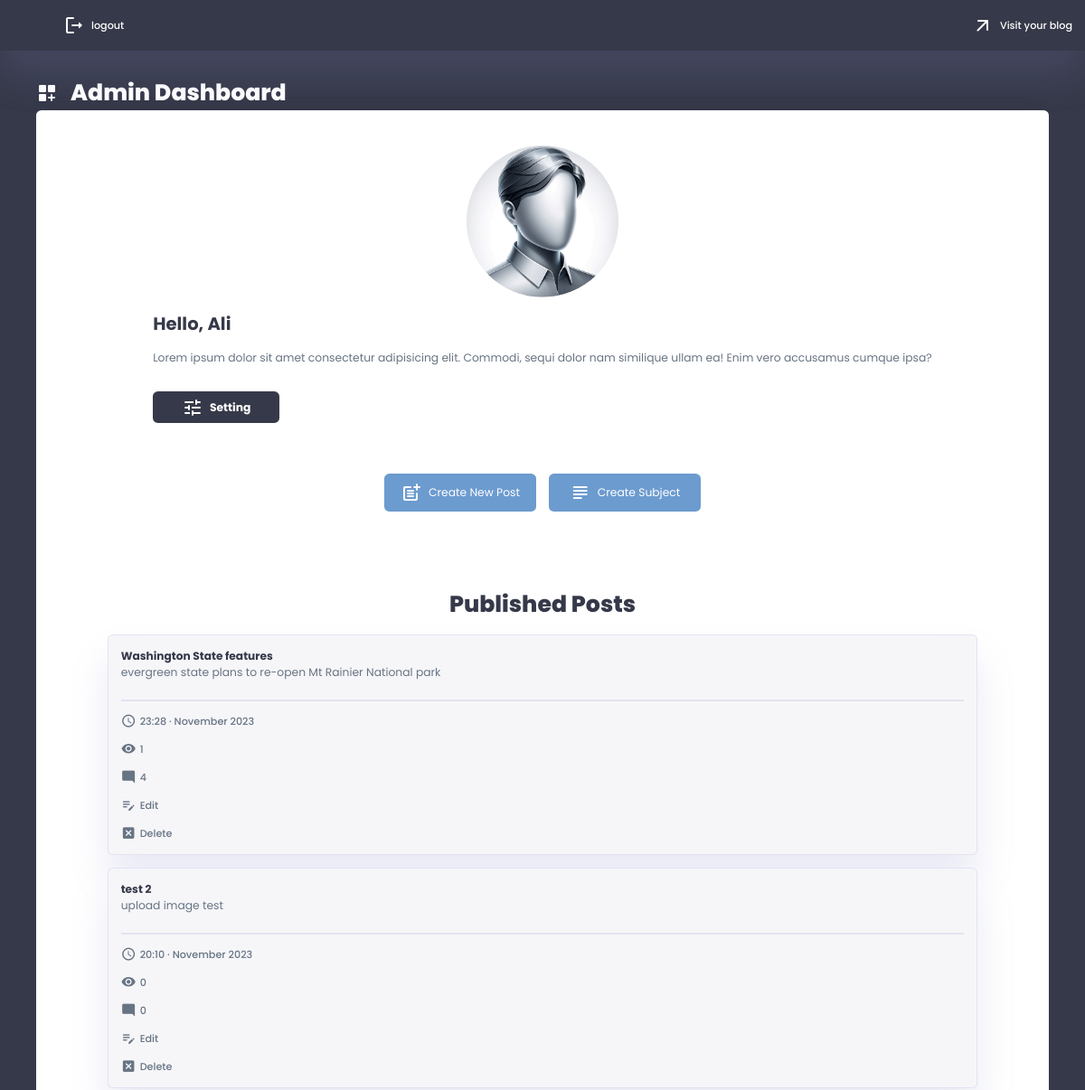
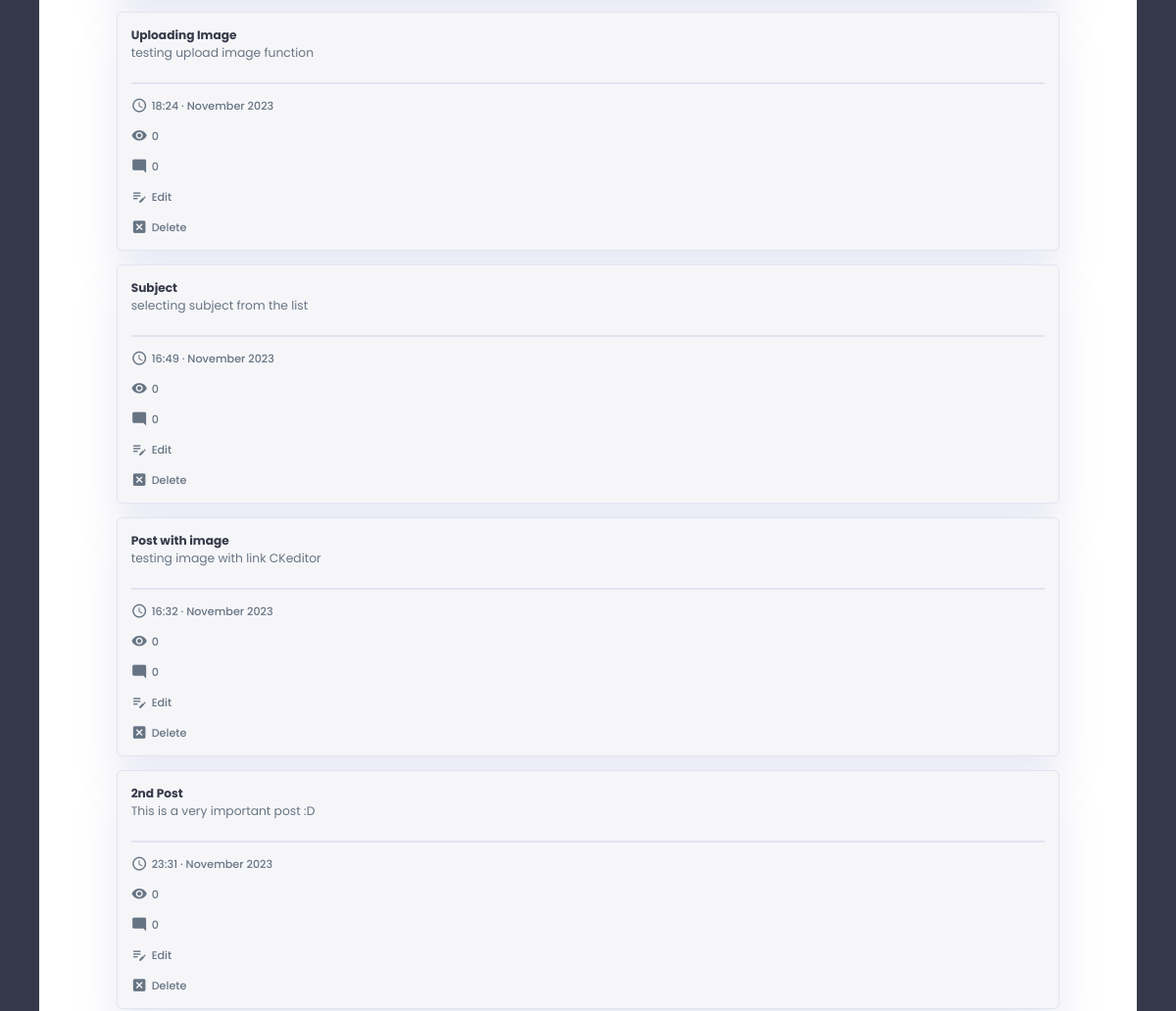
Before: /auth/admin_dashboard (signed in, upper part) with the older database file (2 pictures, top to bottom).
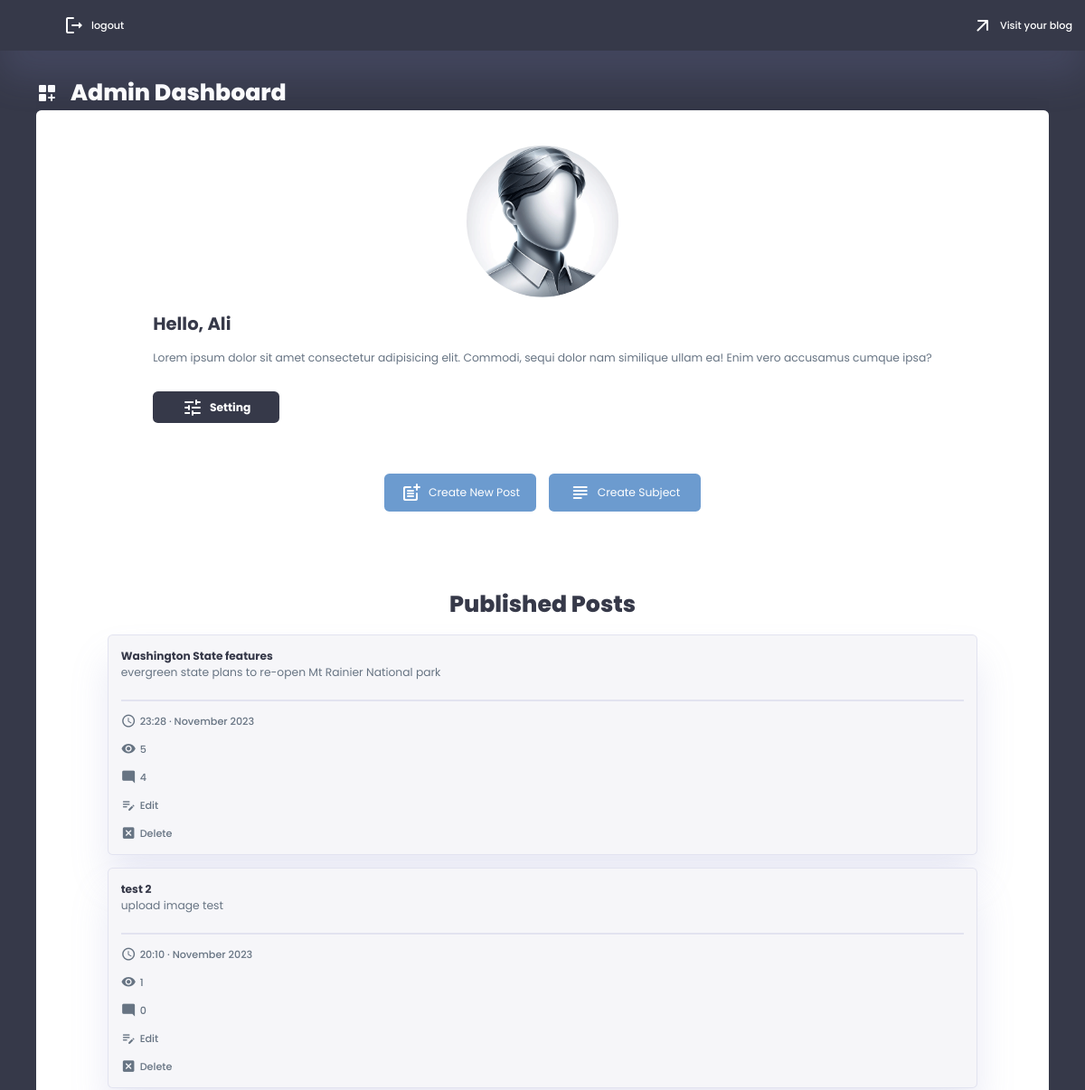
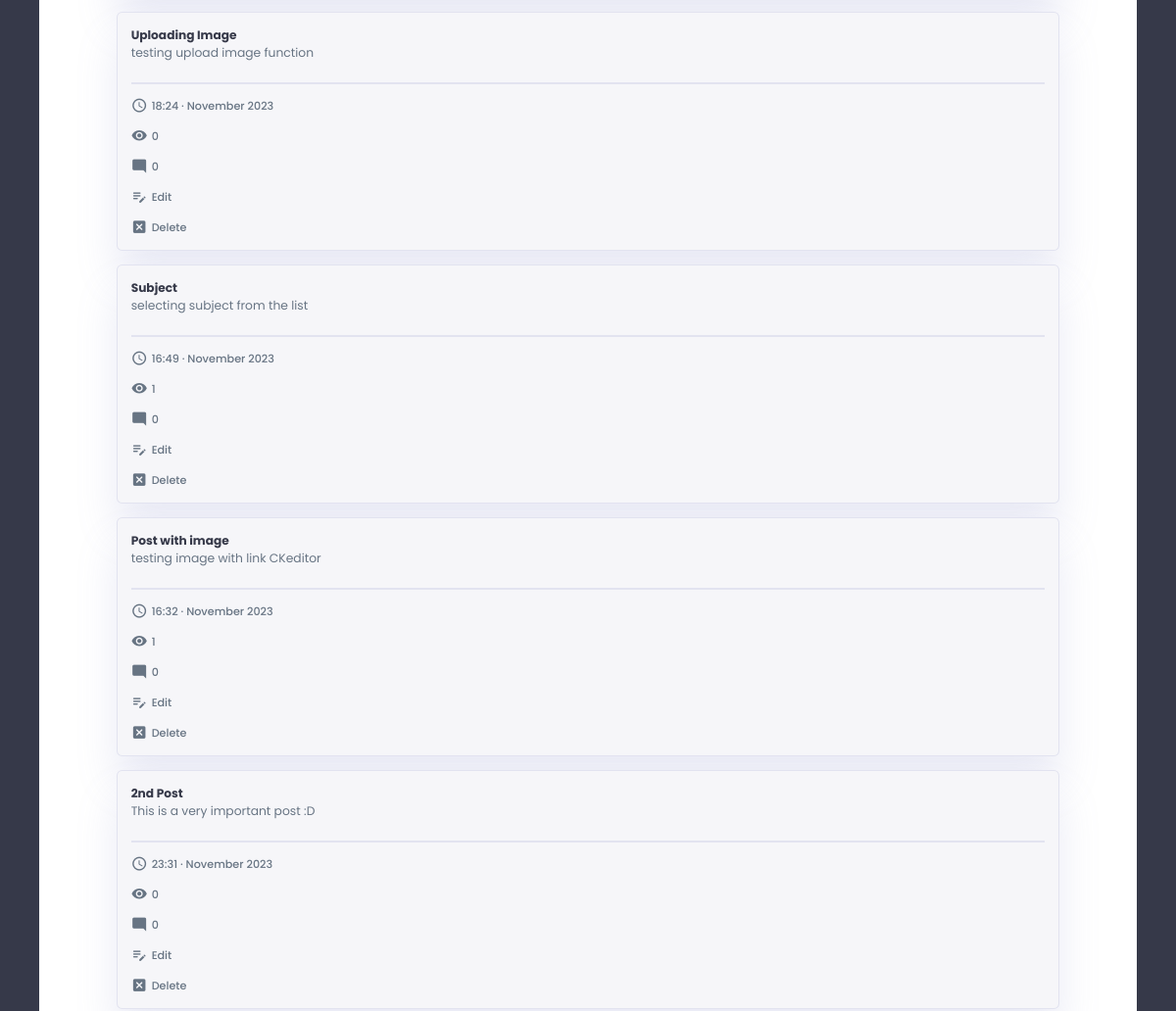
After: the same page with the newer database file (2 pictures, top to bottom).
### app/models/blog.py (models this page shows, shortened)
class Blog(db.Model, UserMixin):
    __tablename__ = 'blog'
    id = db.Column(db.Integer, primary_key=True)
    email = db.Column(db.String(120), unique=True, nullable=False)
    password = db.Column(db.String(80), nullable=False)
    subdomain = db.Column(db.String(100), unique=True, nullable=False)
    blog_title = db.Column(db.String(40), nullable=True)
    blog_subtitle = db.Column(db.String(100), nullable=True)
    blog_about = db.Column(db.Text, nullable=True)
    author = db.Column(db.String(100), nullable=True)
    author_bio = db.Column(db.Text, nullable=True)
    profile_pic = db.Column(db.String(20), nullable=True)
    header_pic = db.Column(db.String(20), nullable=True)
    created_at = db.Column(db.DateTime, nullable=False, default=datetime.utcnow)
    impressions = db.Column(db.Integer, default=0)
    is_block = db.Column(db.Boolean, default=False)
    posts = relationship('Post', back_populates='blog')
    comments = db.relationship('Comment', back_populates='blog')

### app/models/post.py (models this page shows)
class Post(db.Model):
    __tablename__ = 'post'
    id = db.Column(db.Integer, primary_key=True)
    blog_id = db.Column(db.Integer, db.ForeignKey('blog.id'), nullable=False)
    title = db.Column(db.String(100), nullable=False)
    subtitle = db.Column(db.String(150), nullable=True)
    body = db.Column(db.Text, nullable=False)
    post_pic = db.Column(db.String(20), nullable=True)
    views = db.Column(db.Integer, default=0)
    created_at = db.Column(db.DateTime, nullable=False, default=datetime.utcnow)
    blog = relationship('Blog', back_populates='posts')
    subjects = db.relationship('Subject', secondary='post_subject_association', back_populates='posts')
    comments = db.relationship('Comment', lazy=True)

### app/routes/auth_routes.py (the view)
@auth_routes.route('/admin_dashboard')
@login_required
def admin_dashboard():
    posts = Post.query.order_by(Post.created_at.desc()).all()
    return render_template('auth/admin_dashboard.html', current_user=current_user, posts=posts)

### app/__init__.py (called while the page is built)
@login_manager.user_loader
def load_user(blog_id):
    return Blog.query.get(int(blog_id))

### app/routes/auth_routes.py (called while the page is built)
@auth_routes.before_request
def before_request():
    g.csrf_token = generate_csrf()  # from flask import g

### app/templates/auth/admin_dashboard.html (shortened to what this page needs)
{% extends 'admin_base.html' %}
{% block admin %}
<a class="dashboard_title" href="#">
    <span class="material-icons-round">dashboard_customize</span>
    <h1>Admin Dashboard</h1>
</a>
<div class="admin_panel">
    <div class="admin_info">
        <div class="admin_img">
            <img src="{{url_for('static', filename='images/main/blank-profile-pic.png')}}" alt="">
        </div>
        <div class="admin_bio">
            <h3>Hello, {{current_user.author}}</h3>
            <p>Lorem ipsum dolor sit amet consectetur adipisicing elit. Commodi, sequi dolor nam similique ullam ea!
                Enim vero accusamus cumque ipsa?</p>
            <a href="{{ url_for('auth.setting') }}"><span class="material-icons-round">tune</span>Setting</a>
        </div>
    </div>
    <div class="new_post_btn">
        <a href="{{ url_for('auth.create_post') }}"><span class="material-icons-round">post_add</span>Create New
            Post</a>
        <a href="{{url_for('auth.create_subject')}}"><span class="material-icons-round">subject</span>Create Subject</a>
    </div>
    <div class="pre_posts">
        <h1>Published Posts</h1>
        {% if posts %}
        {% for post in posts %}
        <div class="pre_tab">
            <div class="title">
                <a href="#">
                    <h3>{{post.title}}</h3>
                    <p>{{post.subtitle}}</p>
                </a>
            </div>
            <hr class="line">
            <div class="btn_sec">
                <h3><span class="material-icons-round">schedule</span>{{post.created_at.strftime('%H:%M · %B %Y')}}</h3>
                <h3><span class="material-icons-round">visibility</span>{{post.views}}</h3>
                <h3><span class="material-icons-round">mode_comment</span>{{ post.comments|length}}</h3>
                <a href="{{ url_for('auth.edit_post', post_id=post.id) }}">
                    <span class="material-icons-round">edit_note</span>
                    <h3>Edit</h3>
                </a>
                <a href="#" class="delete-post" data-post-id="{{ post.id }}">
                    <span class="material-icons-round">disabled_by_default</span>
                    <h3>Delete</h3>
                </a>
            </div>
        </div>
        {% endfor %}
        {% endif %}
    </div>
</div>
{% endblock %}

### app/templates/admin_base.html
{% extends 'base.html' %}
{% block content %}
<header class="admin_header">
    <div class="nexlog">
        <a href="{{ url_for('auth.logout') }}" target="_blank">
            <span class="material-icons-round">logout</span>
            <h3>logout</h3>
        </a>
    </div>
    <div class="visitBlog">
        <a href="{{url_for('blog.blog', user_subdomain=current_user.subdomain)}}" target="_blank">
            <span class="material-icons-round">arrow_outward</span>
            <h3>Visit your blog</h3>
        </a>
    </div>
</header>
<div class="admin_main">
    <div class="admin_sec">
        {% block admin %}
        {% endblock%}
    </div>
</div>
{% endblock %}

### app/templates/base.html (shortened to what this page needs)
<!DOCTYPE html>
<html lang="en">
<head>
    <link rel="stylesheet" href="{{url_for('static', filename='css/root.css')}}">
    <link rel="stylesheet" href="{{url_for('static', filename='css/styles.css')}}">
    <link rel="stylesheet" href="{{url_for('static', filename='css/main.css')}}">
    <link rel="stylesheet" href="{{url_for('static', filename='css/register.css')}}">
    <link rel="stylesheet" href="{{url_for('static', filename='css/login.css')}}">
    <link rel="stylesheet" href="{{url_for('static', filename='css/admin.css')}}">
    <link rel="stylesheet" href="{{url_for('static', filename='css/blog.css')}}">
    <link rel="stylesheet" href="{{url_for('static', filename='css/custom_input.css')}}">
</head>
<body>
    <main>
        {% block content %}
        {% endblock %}
    </main>
</body>
</html>

### app/static/css/root.css (style rules this page uses)
:root { --color-primary: #6C9BCF; --color-danger: #FF0060; --color-success: #1B9C85; --color-warning: #F7D060; --color-white: #fff; --color-info-dark: #7d8da1; --color-dark: #363949; --color-light: rgba(132, 139, 200, 0.18); --color-dark-variant: #677483; --color-background: #f6f6f9; --card-border-radius: 2rem; --border-radius-1: 0.4rem; --border-radius-2: 1.2rem; --card-padding: 1.8rem; --padding-1: 1.2rem; --box-shadow: 0 2rem 3rem var(--color-light); --box-shadow-dark: 0 2rem 3rem rgba(23, 26, 13, 0.3); --inner-shadow: inset 0.1rem 0.1rem 0.5rem var(--color-light); --transition-1: all 0.3s ease; --clr-wheat: #E9D985; --clr-mint: #BCD8C1; --clr-tqz: #439A86; --clr-dark-tqz: #007991; --clr-navy: #222E50; }
* { margin: 0; padding: 0; outline: 0; appearance: 0; border: 0; text-decoration: none; box-sizing: border-box; }
html { font-size: 14px; }
body { width: 100vw; height: 100vh; font-family: 'Poppins', sans-serif; font-size: 0.88rem; user-select: none; overflow-x: hidden; color: var(--color-dark); background-color: var(--color-background); }
a { color: var(--color-dark); }
img { display: block; width: 100%; object-fit: cover; }
h1 { font-weight: 800; font-size: 1.8rem; }
h3 { font-weight: 500; font-size: 0.87rem; }
p { color: var(--color-dark-variant); }

### app/static/css/styles.css (style rules this page uses)
header { display: flex; flex-direction: row; align-items: center; text-align: center; z-index: 1; padding-left: 4rem; width: 100vw; height: 4rem; top: 0; color: var(--color-dark); background-color: var(--color-white); box-shadow: var(--boxshadow); }

Changed rows visible on the page:
changed Post "evergreen state plans to re-open Mt Rainier National park": views "1" → "5"
changed Post "upload image test": views "0" → "1"
changed Post "selecting subject from the list": views "0" → "1"
changed Post "testing image with link CKeditor": views "0" → "1"
